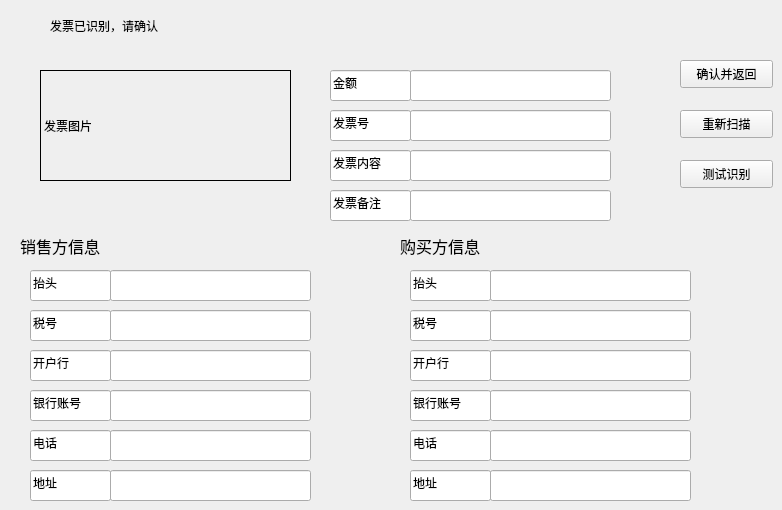
    <widget class="QWidget" name="scanFinishedPage">
     <widget class="QLabel" name="label_4">
      <property name="geometry">
       <rect>
        <x>40</x>
        <y>70</y>
        <width>251</width>
        <height>111</height>
       </rect>
      </property>
      <property name="frameShape">
       <enum>QFrame::Box</enum>
      </property>
      <property name="text">
       <string>发票图片</string>
      </property>
     </widget>
     <widget class="QWidget" name="widget" native="true">
      <property name="geometry">
       <rect>
        <x>320</x>
        <y>60</y>
        <width>301</width>
        <height>41</height>
       </rect>
      </property>
      <widget class="QLineEdit" name="billAccount">
       <property name="geometry">
        <rect>
         <x>90</x>
         <y>10</y>
         <width>201</width>
         <height>31</height>
        </rect>
       </property>
      </widget>
      <widget class="QLineEdit" name="lineEdit">
       <property name="geometry">
        <rect>
         <x>10</x>
         <y>10</y>
         <width>81</width>
         <height>31</height>
        </rect>
       </property>
       <property name="focusPolicy">
        <enum>Qt::NoFocus</enum>
       </property>
       <property name="text">
        <string>金额</string>
       </property>
      </widget>
     </widget>
     <widget class="QWidget" name="widget_2" native="true">
      <property name="geometry">
       <rect>
        <x>320</x>
        <y>100</y>
        <width>301</width>
        <height>41</height>
       </rect>
      </property>
      <widget class="QLineEdit" name="billNumber">
       <property name="geometry">
        <rect>
         <x>90</x>
         <y>10</y>
         <width>201</width>
         <height>31</height>
        </rect>
       </property>
      </widget>
      <widget class="QLineEdit" name="lineEdit_4">
       <property name="geometry">
        <rect>
         <x>10</x>
         <y>10</y>
         <width>81</width>
         <height>31</height>
        </rect>
       </property>
       <property name="focusPolicy">
        <enum>Qt::NoFocus</enum>
       </property>
       <property name="text">
        <string>发票号</string>
       </property>
      </widget>
     </widget>
     <widget class="QWidget" name="widget_3" native="true">
      <property name="geometry">
       <rect>
        <x>320</x>
        <y>140</y>
        <width>301</width>
        <height>41</height>
       </rect>
      </property>
      <widget class="QLineEdit" name="billContext">
       <property name="geometry">
        <rect>
         <x>90</x>
         <y>10</y>
         <width>201</width>
         <height>31</height>
        </rect>
       </property>
      </widget>
      <widget class="QLineEdit" name="lineEdit_6">
       <property name="geometry">
        <rect>
         <x>10</x>
         <y>10</y>
         <width>81</width>
         <height>31</height>
        </rect>
       </property>
       <property name="focusPolicy">
        <enum>Qt::NoFocus</enum>
       </property>
       <property name="text">
        <string>发票内容</string>
       </property>
      </widget>
     </widget>
     <widget class="QWidget" name="widget_4" native="true">
      <property name="geometry">
       <rect>
        <x>320</x>
        <y>180</y>
        <width>301</width>
        <height>41</height>
       </rect>
      </property>
      <widget class="QLineEdit" name="billRemarks">
       <property name="geometry">
        <rect>
         <x>90</x>
         <y>10</y>
         <width>201</width>
         <height>31</height>
        </rect>
       </property>
      </widget>
      <widget class="QLineEdit" name="lineEdit_8">
       <property name="geometry">
        <rect>
         <x>10</x>
         <y>10</y>
         <width>81</width>
         <height>31</height>
        </rect>
       </property>
       <property name="focusPolicy">
        <enum>Qt::NoFocus</enum>
       </property>
       <property name="text">
        <string>发票备注</string>
       </property>
      </widget>
     </widget>
     <widget class="QWidget" name="widget_5" native="true">
      <property name="geometry">
       <rect>
        <x>20</x>
        <y>260</y>
        <width>301</width>
        <height>41</height>
       </rect>
      </property>
      <widget class="QLineEdit" name="solderTitle">
       <property name="geometry">
        <rect>
         <x>90</x>
         <y>10</y>
         <width>201</width>
         <height>31</height>
        </rect>
       </property>
      </widget>
      <widget class="QLineEdit" name="lineEdit_10">
       <property name="geometry">
        <rect>
         <x>10</x>
         <y>10</y>
         <width>81</width>
         <height>31</height>
        </rect>
       </property>
       <property name="focusPolicy">
        <enum>Qt::NoFocus</enum>
       </property>
       <property name="text">
        <string>抬头</string>
       </property>
      </widget>
     </widget>
     <widget class="QWidget" name="widget_6" native="true">
      <property name="geometry">
       <rect>
        <x>20</x>
        <y>300</y>
        <width>301</width>
        <height>41</height>
       </rect>
      </property>
      <widget class="QLineEdit" name="solderDutyParagraph">
       <property name="geometry">
        <rect>
         <x>90</x>
         <y>10</y>
         <width>201</width>
         <height>31</height>
        </rect>
       </property>
      </widget>
      <widget class="QLineEdit" name="lineEdit_12">
       <property name="geometry">
        <rect>
         <x>10</x>
         <y>10</y>
         <width>81</width>
         <height>31</height>
        </rect>
       </property>
       <property name="focusPolicy">
        <enum>Qt::NoFocus</enum>
       </property>
       <property name="text">
        <string>税号</string>
       </property>
      </widget>
     </widget>
     <widget class="QWidget" name="widget_7" native="true">
      <property name="geometry">
       <rect>
        <x>20</x>
        <y>340</y>
        <width>301</width>
        <height>41</height>
       </rect>
      </property>
      <widget class="QLineEdit" name="solderBank">
       <property name="geometry">
        <rect>
         <x>90</x>
         <y>10</y>
         <width>201</width>
         <height>31</height>
        </rect>
       </property>
      </widget>
      <widget class="QLineEdit" name="lineEdit_14">
       <property name="geometry">
        <rect>
         <x>10</x>
         <y>10</y>
         <width>81</width>
         <height>31</height>
        </rect>
       </property>
       <property name="focusPolicy">
        <enum>Qt::NoFocus</enum>
       </property>
       <property name="text">
        <string>开户行</string>
       </property>
      </widget>
     </widget>
     <widget class="QWidget" name="widget_8" native="true">
      <property name="geometry">
       <rect>
        <x>20</x>
        <y>380</y>
        <width>301</width>
        <height>41</height>
       </rect>
      </property>
      <widget class="QLineEdit" name="solderBankNum">
       <property name="geometry">
        <rect>
         <x>90</x>
         <y>10</y>
         <width>201</width>
         <height>31</height>
        </rect>
       </property>
      </widget>
      <widget class="QLineEdit" name="lineEdit_16">
       <property name="geometry">
        <rect>
         <x>10</x>
         <y>10</y>
         <width>81</width>
         <height>31</height>
        </rect>
       </property>
       <property name="focusPolicy">
        <enum>Qt::NoFocus</enum>
       </property>
       <property name="text">
        <string>银行账号</string>
       </property>
      </widget>
     </widget>
     <widget class="QWidget" name="widget_9" native="true">
      <property name="geometry">
       <rect>
        <x>20</x>
        <y>420</y>
        <width>301</width>
        <height>41</height>
       </rect>
      </property>
      <widget class="QLineEdit" name="solderPhone">
       <property name="geometry">
        <rect>
         <x>90</x>
         <y>10</y>
         <width>201</width>
         <height>31</height>
        </rect>
       </property>
      </widget>
      <widget class="QLineEdit" name="lineEdit_18">
       <property name="geometry">
        <rect>
         <x>10</x>
         <y>10</y>
         <width>81</width>
         <height>31</height>
        </rect>
       </property>
       <property name="focusPolicy">
        <enum>Qt::NoFocus</enum>
       </property>
       <property name="text">
        <string>电话</string>
       </property>
      </widget>
     </widget>
     <widget class="QWidget" name="widget_10" native="true">
      <property name="geometry">
       <rect>
        <x>20</x>
        <y>460</y>
        <width>301</width>
        <height>41</height>
       </rect>
      </property>
      <widget class="QLineEdit" name="solderAddress">
       <property name="geometry">
        <rect>
         <x>90</x>
         <y>10</y>
         <width>201</width>
         <height>31</height>
        </rect>
       </property>
      </widget>
      <widget class="QLineEdit" name="lineEdit_20">
       <property name="geometry">
        <rect>
         <x>10</x>
         <y>10</y>
         <width>81</width>
         <height>31</height>
        </rect>
       </property>
       <property name="focusPolicy">
        <enum>Qt::NoFocus</enum>
       </property>
       <property name="text">
        <string>地址</string>
       </property>
      </widget>
     </widget>
     <widget class="QWidget" name="widget_11" native="true">
      <property name="geometry">
       <rect>
        <x>400</x>
        <y>380</y>
        <width>301</width>
        <height>41</height>
       </rect>
      </property>
      <widget class="QLineEdit" name="buyerBankNum">
       <property name="geometry">
        <rect>
         <x>90</x>
         <y>10</y>
         <width>201</width>
         <height>31</height>
        </rect>
       </property>
      </widget>
      <widget class="QLineEdit" name="lineEdit_22">
       <property name="geometry">
        <rect>
         <x>10</x>
         <y>10</y>
         <width>81</width>
         <height>31</height>
        </rect>
       </property>
       <property name="focusPolicy">
        <enum>Qt::NoFocus</enum>
       </property>
       <property name="text">
        <string>银行账号</string>
       </property>
      </widget>
     </widget>
     <widget class="QWidget" name="widget_12" native="true">
      <property name="geometry">
       <rect>
        <x>400</x>
        <y>420</y>
        <width>301</width>
        <height>41</height>
       </rect>
      </property>
      <widget class="QLineEdit" name="buyerPhone">
       <property name="geometry">
        <rect>
         <x>90</x>
         <y>10</y>
         <width>201</width>
         <height>31</height>
        </rect>
       </property>
      </widget>
      <widget class="QLineEdit" name="lineEdit_24">
       <property name="geometry">
        <rect>
         <x>10</x>
         <y>10</y>
         <width>81</width>
         <height>31</height>
        </rect>
       </property>
       <property name="focusPolicy">
        <enum>Qt::NoFocus</enum>
       </property>
       <property name="text">
        <string>电话</string>
       </property>
      </widget>
     </widget>
     <widget class="QWidget" name="widget_13" native="true">
      <property name="geometry">
       <rect>
        <x>400</x>
        <y>460</y>
        <width>301</width>
        <height>41</height>
       </rect>
      </property>
      <widget class="QLineEdit" name="buyerAddress">
       <property name="geometry">
        <rect>
         <x>90</x>
         <y>10</y>
         <width>201</width>
         <height>31</height>
        </rect>
       </property>
      </widget>
      <widget class="QLineEdit" name="lineEdit_26">
       <property name="geometry">
        <rect>
         <x>10</x>
         <y>10</y>
         <width>81</width>
         <height>31</height>
        </rect>
       </property>
       <property name="focusPolicy">
        <enum>Qt::NoFocus</enum>
       </property>
       <property name="text">
        <string>地址</string>
       </property>
      </widget>
     </widget>
     <widget class="QWidget" name="widget_14" native="true">
      <property name="geometry">
       <rect>
        <x>400</x>
        <y>260</y>
        <width>301</width>
        <height>41</height>
       </rect>
      </property>
      <widget class="QLineEdit" name="buyerTitle">
       <property name="geometry">
        <rect>
         <x>90</x>
         <y>10</y>
         <width>201</width>
         <height>31</height>
        </rect>
       </property>
      </widget>
      <widget class="QLineEdit" name="lineEdit_28">
       <property name="geometry">
        <rect>
         <x>10</x>
         <y>10</y>
         <width>81</width>
         <height>31</height>
        </rect>
       </property>
       <property name="focusPolicy">
        <enum>Qt::NoFocus</enum>
       </property>
       <property name="text">
        <string>抬头</string>
       </property>
      </widget>
     </widget>
     <widget class="QWidget" name="widget_15" native="true">
      <property name="geometry">
       <rect>
        <x>400</x>
        <y>340</y>
        <width>301</width>
        <height>41</height>
       </rect>
      </property>
      <widget class="QLineEdit" name="buyerBank">
       <property name="geometry">
        <rect>
         <x>90</x>
         <y>10</y>
         <width>201</width>
         <height>31</height>
        </rect>
       </property>
      </widget>
      <widget class="QLineEdit" name="lineEdit_30">
       <property name="geometry">
        <rect>
         <x>10</x>
         <y>10</y>
         <width>81</width>
         <height>31</height>
        </rect>
       </property>
       <property name="focusPolicy">
        <enum>Qt::NoFocus</enum>
       </property>
       <property name="text">
        <string>开户行</string>
       </property>
      </widget>
     </widget>
     <widget class="QWidget" name="widget_16" native="true">
      <property name="geometry">
       <rect>
        <x>400</x>
        <y>300</y>
        <width>301</width>
        <height>41</height>
       </rect>
      </property>
      <widget class="QLineEdit" name="buyerDutyParagraph">
       <property name="geometry">
        <rect>
         <x>90</x>
         <y>10</y>
         <width>201</width>
         <height>31</height>
        </rect>
       </property>
      </widget>
      <widget class="QLineEdit" name="lineEdit_32">
       <property name="geometry">
        <rect>
         <x>10</x>
         <y>10</y>
         <width>81</width>
         <height>31</height>
        </rect>
       </property>
       <property name="focusPolicy">
        <enum>Qt::NoFocus</enum>
       </property>
       <property name="text">
        <string>税号</string>
       </property>
      </widget>
     </widget>
     <widget class="QLabel" name="label_5">
      <property name="geometry">
       <rect>
        <x>50</x>
        <y>10</y>
        <width>621</width>
        <height>31</height>
       </rect>
      </property>
      <property name="text">
       <string>发票已识别，请确认</string>
      </property>
     </widget>
     <widget class="QLabel" name="label_6">
      <property name="geometry">
       <rect>
        <x>20</x>
        <y>230</y>
        <width>111</width>
        <height>31</height>
       </rect>
      </property>
      <property name="font">
       <font>
        <family>微软雅黑</family>
        <pointsize>12</pointsize>
       </font>
      </property>
      <property name="text">
       <string>销售方信息</string>
      </property>
     </widget>
     <widget class="QLabel" name="label_7">
      <property name="geometry">
       <rect>
        <x>400</x>
        <y>230</y>
        <width>111</width>
        <height>31</height>
       </rect>
      </property>
      <property name="font">
       <font>
        <family>微软雅黑</family>
        <pointsize>12</pointsize>
       </font>
      </property>
      <property name="text">
       <string>购买方信息</string>
      </property>
     </widget>
     <widget class="QPushButton" name="confirmBtn">
      <property name="geometry">
       <rect>
        <x>680</x>
        <y>60</y>
        <width>93</width>
        <height>28</height>
       </rect>
      </property>
      <property name="text">
       <string>确认并返回</string>
      </property>
     </widget>
     <widget class="QPushButton" name="scanAgainBtn">
      <property name="geometry">
       <rect>
        <x>680</x>
        <y>110</y>
        <width>93</width>
        <height>28</height>
       </rect>
      </property>
      <property name="text">
       <string>重新扫描</string>
      </property>
     </widget>
     <widget class="QPushButton" name="ceShiButton">
      <property name="geometry">
       <rect>
        <x>680</x>
        <y>160</y>
        <width>93</width>
        <height>28</height>
       </rect>
      </property>
      <property name="text">
       <string>测试识别</string>
      </property>
     </widget>
    </widget>
